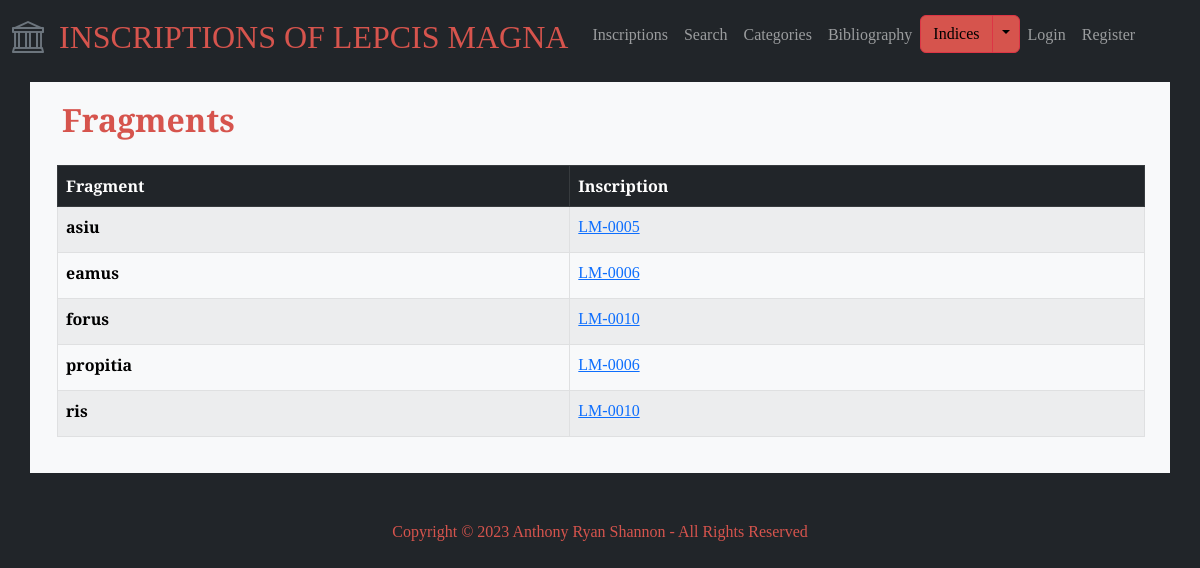
Screenshot of /fragments with the database file from the repository.
### lepcismagna/models.py (models this page shows, shortened)
class Fragment(models.Model):
    fragment = models.CharField(max_length=50, blank=True)
    inscriptions = models.ManyToManyField('Inscription', blank=True)

class Inscription(models.Model):
    entry_creation_time = models.DateTimeField(auto_now_add=True)
    entry_creator = models.ForeignKey(User, on_delete=models.CASCADE, blank=True, null=True)
    is_validated = models.BooleanField(default=False)
    inscription_id = models.CharField(max_length=20, blank=True)
    title = models.CharField(max_length=100, blank=True)
    description = models.TextField(blank=True)
    materials = models.ManyToManyField('Material', blank=True, related_name='materials')
    object_types = models.ManyToManyField('ObjectType', blank=True, related_name='object_types')
    text = models.TextField(blank=True)
    techniques = models.ManyToManyField('Technique', blank=True, related_name='techniques')
    letters = models.TextField(blank=True)
    languages = models.ManyToManyField('Language', blank=True, related_name='languages')
    date = models.CharField(max_length=100)
    findspot_description = models.TextField(blank=True)
    associated_inscriptions = models.ManyToManyField('self', blank=True)
    original_location = models.CharField(max_length=255)
    last_recorded_location = models.CharField(max_length=255)
    repositories = models.ManyToManyField('Repository', blank=True, related_name='repositories')
    categories = models.ManyToManyField('Category', blank=True, related_name='categories')
    transcription_interpretive = models.TextField(blank=True)
    transcription_diplomatic = models.TextField(blank=True)
    transcription_appcrit = models.TextField(blank=True)
    translation_english = models.TextField(blank=True)
    commentary = models.TextField(blank=True)
    epigraphic_references = models.ManyToManyField('EpigraphicReference', blank=True, related_name='epigraphic_references')
    bibliography_text = models.TextField(blank=True)
    bibliography_entries = models.ManyToManyField('Bibliography', blank=True, related_name='bibliography_entries')
    images = models.ManyToManyField('Image', blank=True, related_name='images')
    abbreviations = models.ManyToManyField('Abbreviation', blank=True, related_name='abbreviations')
    age_at_death = models.ManyToManyField('AgeAtDeath', blank=True, related_name='age_at_death')
    divine_sacred_beings = models.ManyToManyField('DivineSacredBeing', blank=True, related_name='divine_sacred_beings')
    emperors_imperial_family = models.ManyToManyField('EmperorImperialFamily', blank=True, related_name='emperors_imperial_family')
    erasures = models.ManyToManyField('Erasure', blank=True, related_name='erasures')
    findspots = models.ManyToManyField('Findspot', blank=True, related_name='findspots')
    fragments = models.ManyToManyField('Fragment', blank=True, related_name='fragments')
    organizations = models.ManyToManyField('Organization', blank=True, related_name='organizations')
    people = models.ManyToManyField('Person', blank=True, related_name='people')
    personal_names = models.ManyToManyField('PersonalName', blank=True, related_name='personal_names')
    place_names = models.ManyToManyField('PlaceName', blank=True, related_name='place_names')
    symbols = models.ManyToManyField('Symbol', blank=True, related_name='symbols')
    words = models.ManyToManyField('Word', blank=True, related_name='words')

### lepcismagna/views.py (the view)
# urls.py: path("fragments", views.fragments, name="fragments"),
def fragments(request):
    fragments = Fragment.objects.all()
    return render(request, "lepcismagna/fragments.html", {"fragments": fragments})

### lepcismagna/templates/lepcismagna/fragments.html
{% extends "lepcismagna/layout.html" %} {% block body %}
<div class="index-header">
  <h2>Fragments</h2>
</div>
<table class="table table-striped table-hover table-bordered">
  <thead class="table-dark">
    <tr>
      <th scope="col">Fragment</th>
      <th scope="col">Inscription</th>
    </tr>
  </thead>
  <tbody class="table-light">
    {% for fragment in fragments %}
    {% if fragment.inscriptions.all %}
    <tr>
      <th scope="row">{{ fragment.fragment }}</th>
      <td>
        <ul id="index-inscription-list">
          {% for inscription in fragment.inscriptions.all %}
          <li class="inscription-list-item">
            <a href="{% url 'inscription_detail' inscription.inscription_id|default:'No inscription ID' %}">
              {{ inscription.inscription_id }}
            </a>
          </li>
          {% endfor %}
        </ul>
      </td>
    </tr>
    {% endif %}
    {% endfor %}
  </tbody>
</table>
{% endblock %}

### lepcismagna/static/lepcismagna/styles.css (style rules this page uses)
body { font-family: "EB Garamond", serif; font-style: normal; font-variant: normal; }
h2 { color: #d6544d; font-size: 32px; font-weight: 700; line-height: 35px; padding: 10px; }
li:not(last-child) { margin-bottom: 5px; }
.index-header { padding: 10px; }
.inscription-list-item { display: inline-block; margin-right: 10px; }
.table { margin-left: 15px; width: 97.5%; }
#inscriptions-list, #index-inscription-list, #category-items, #dossier-list { list-style: none; padding-left: 0; margin: 0; }

### rows the page displays
Fragment: fragment "asiu"
Inscription: inscription_id "LM-0005"
Fragment: fragment "eamus"
Inscription: inscription_id "LM-0006"
Fragment: fragment "propitia"
Fragment: fragment "forus"
Inscription: inscription_id "LM-0010"
Fragment: fragment "ris"
